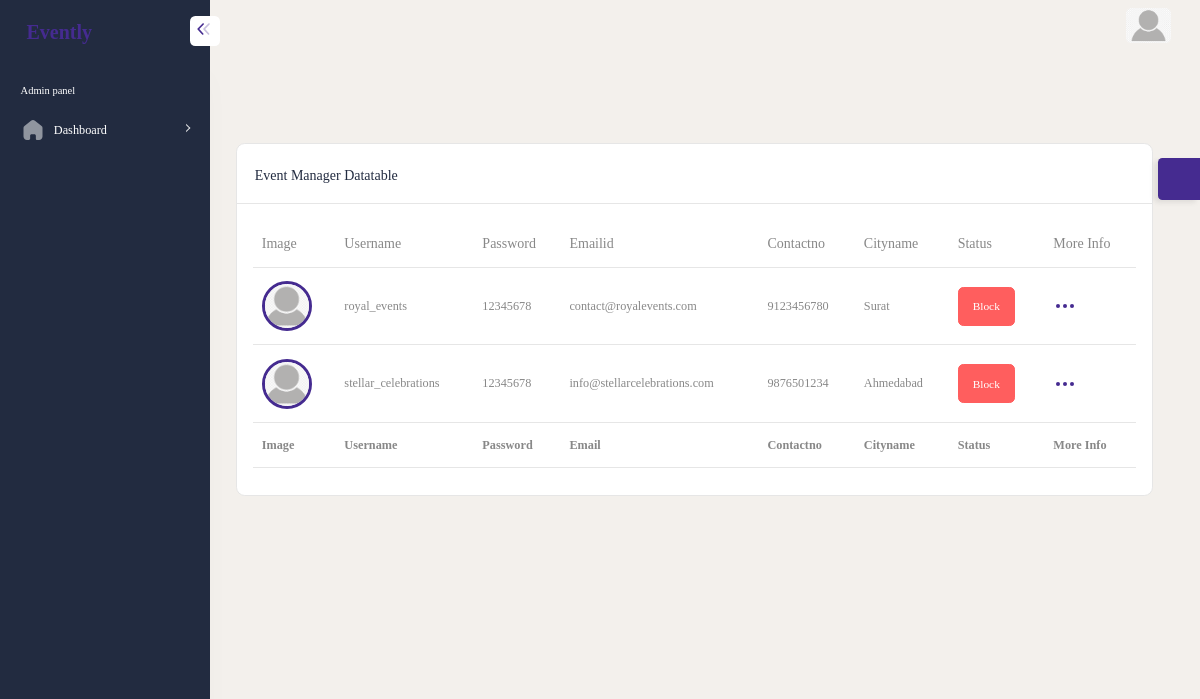
Page /index.php/admin/admin/eventmanagerdisplay on the committed database.
### tables this page shows
CREATE TABLE IF NOT EXISTS `tbleventmanage` (
  `eventmanagerid` int(11) NOT NULL AUTO_INCREMENT,
  `username` varchar(100) NOT NULL,
  `password` varchar(255) NOT NULL,
  `emailid` varchar(150) NOT NULL,
  `contactno` varchar(20) NOT NULL,
  `image` varchar(255) DEFAULT 'default.png',
  `bio` text DEFAULT NULL,
  `cityid` int(11) DEFAULT NULL,
  `status` tinyint(1) NOT NULL DEFAULT 0,
  `default` int(11) NOT NULL DEFAULT 0,
  `created_at` timestamp NOT NULL DEFAULT CURRENT_TIMESTAMP,
  PRIMARY KEY (`eventmanagerid`)
);

CREATE TABLE IF NOT EXISTS `tblcity` (
  `cityid` int(11) NOT NULL AUTO_INCREMENT,
  `cityname` varchar(100) NOT NULL,
  `stateid` int(11) NOT NULL,
  PRIMARY KEY (`cityid`),
  KEY `fk_city_state` (`stateid`)
);

### application/controllers/admin/Admin.php (called while the page is built, shortened)
<?php
class Admin extends CI_Controller {
    public function __construct()
    {
    	$this->load->model("admin/DisplayM","dm");
    }
	public function eventmanagerdisplay()
	{
		$temp=[
            "post"=>$this->dm->displayeventmanager(),
            "cat"=>$this->dm->getAllCity()
        ];
		$this->load->view('admin/eventdisplay',$temp);
	}
}
?>

### index.php (called while the page is built, shortened)
<?php
require_once BASEPATH.'core/CodeIgniter.php';

### application/models/admin/DisplayM.php (called while the page is built, shortened)
<?php
    class DisplayM extends CI_Model
    {
        public function displayeventmanager()
        {
          return $this->db->select("*,cat.cityname as catname")->from("tbleventmanage e")->join("tblcity cat","e.cityid=cat.cityid ")->get()->result();
        }
    }
?>

### application/views/admin/eventdisplay.php (the view, shortened to what this page needs)
<!DOCTYPE html>
<html lang="en">
<head>
    <?= include_once('topscripts.php') ?>
</head>
<body>
    <div id="main-wrapper">
        <?= include_once('nav.php') ?>
        <?= include_once("header.php") ?>
        <?= include_once("sidebar.php") ?>
        <div class="content-body">
            <div class="container-fluid">
                <div class="container-fluid pt-0 ps-0 pe-lg-4 pe-0">
                    <div class="row">
                        <div class="col-md-12">
                            <div class="card dz-card" id="accordion-one">
                                <div class="card-header flex-wrap">
                                    <div>
                                        <h4 class="card-title">Event manager Datatable</h4>
                                    </div>
                                </div>
                                <div class="tab-content" id="myTabContent">
                                    <div class="tab-pane fade show active" id="Preview" role="tabpanel" aria-labelledby="home-tab">
                                        <div class="card-body pt-0">
                                            <div class="table-responsive">
                                                <table id="example" class="display table" style="min-width: 845px">
                                                    <thead>
                                                        <tr>
                                                            <th>Image</th>
                                                            <th>Username</th>
                                                            <th>Password</th>
                                                            <th>emailid</th>
                                                            <th>Contactno</th>
                                                            <th>Cityname</th>
                                                            <th>Status</th>
                                                            <th>More Info</th>
                                                        </tr>
                                                    </thead>
                                                    <tbody>
                                                         <?php
                                                        foreach ($post as $p) {
                                                          ?>
                                                        <tr>
                                                            <td><img style="height:50px;width: 50px;object-fit: cover;border:3px solid" class="rounded-circle border-primary" src="<?= base_url("resources/media/images/". $p->image) ?>" alt=""></td>
                                                            <td><?= $p->username ?></td>
                                                            <td><?= $p->password ?></td>
                                                            <td><?= $p->emailid ?></td>
                                                            <td><?= $p->contactno ?></td>
                                                            <td><?= $p->catname ?></td>
                                                    <td>
                                                         <?php
                                                                if ($p->status==0) {
                                                            ?>
                                                            <a class="btn btn-danger me-1" href="<?= site_url("admin/Admin/blockeventmanager/$p->eventmanagerid") ?>"> Block</a>
                                                          <?php
                                                      }
                                                      ?>
                                                    </td>
                                                              <td>
                                                            <div class="btn-link" data-bs-toggle="dropdown">
                                                            </div>
                                                    </td>
                                                        </tr>
                                                        <?php
                                                         }
                                                          ?>
                                                    </tbody>
                                                    <tfoot>
                                                        <tr>
                                                            <th>Image</th>
                                                            <th>Username</th>
                                                            <th>Password</th>
                                                            <th>Email</th>
                                                            <th>Contactno</th>
                                                            <th>Cityname</th>
                                                            <th>Status</th>
                                                          <th>More Info</th>
                                                        </tr>
                                                    </tfoot>
                                                </table>
                                            </div>
                                        </div>
                                    </div>
                                </div>
                            </div>
                        </div>
                    </div>
                </div>
            </div>
        </div>
</body>
</html>

### rows in the picture
tbleventmanage: image (placeholder picture), username "royal_events", password "12345678", emailid "contact@royalevents.com", contactno "9123456780", cityid.cityname "Surat"
tbleventmanage: image (placeholder picture), username "stellar_celebrations", password "12345678", emailid "info@stellarcelebrations.com", contactno "9876501234", cityid.cityname "Ahmedabad"
